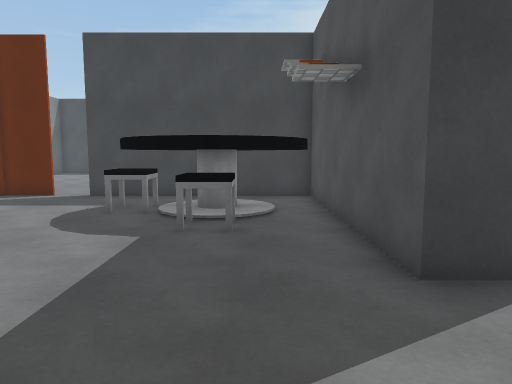
view 1 (above)

21 first-person views from a walk through a 3-D level made in the Unity game engine. The camera is 1.4 m above the floor, tilts 6° down and sees 70° across. The floor is counted in squares, 1 m on a side. Each view is taken from the middle of a square. On the plan, view 1 faces up. The plan holds only what a view shows up to about 16 squares ahead; the rest is blank. The place goes on beyond the plan. Surface patterns are stand-ins for the level's own textures.

view 2
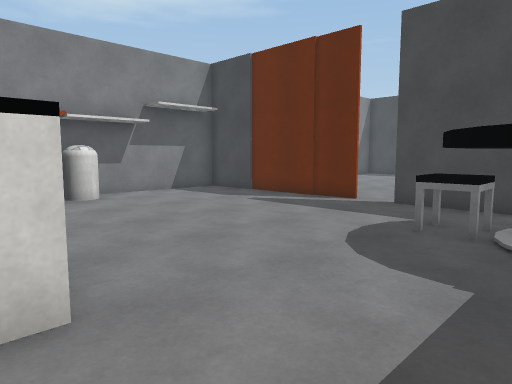

view 3
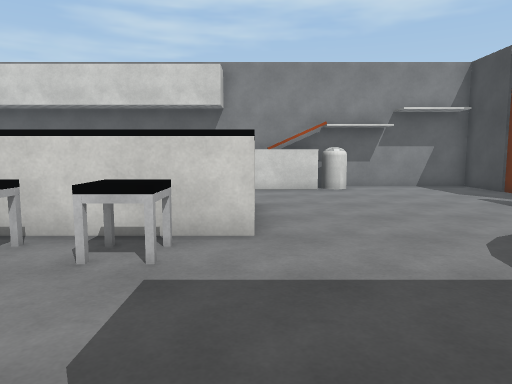

view 4
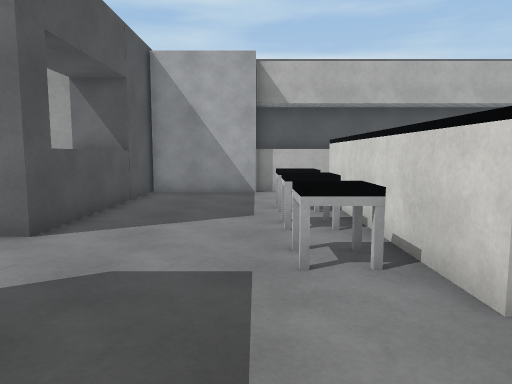

view 5
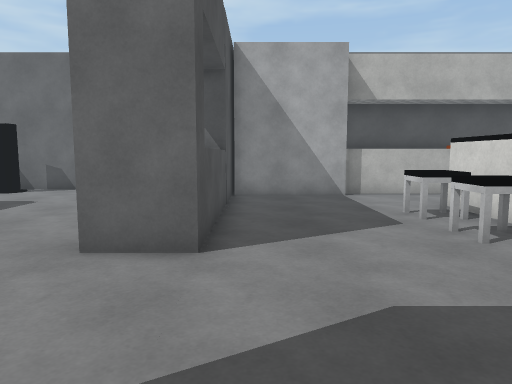

view 6
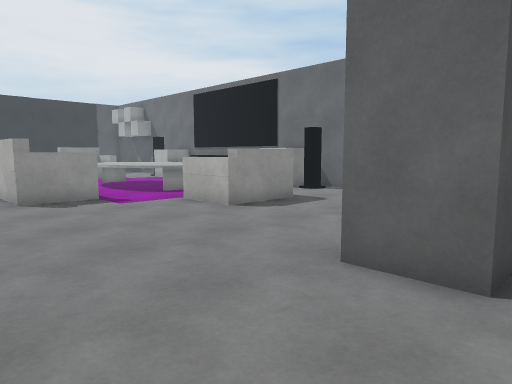

view 7
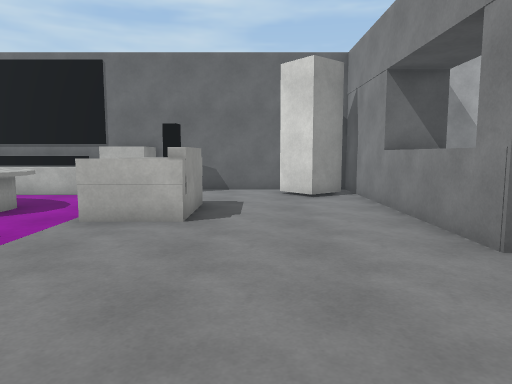

view 8
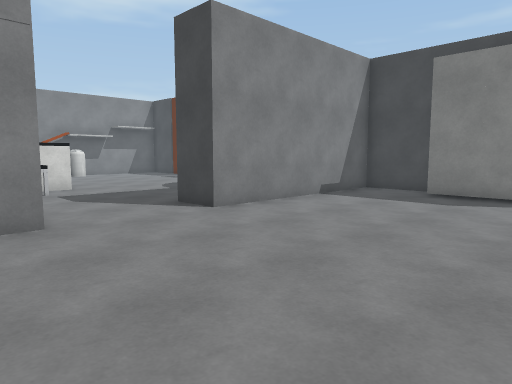

view 9
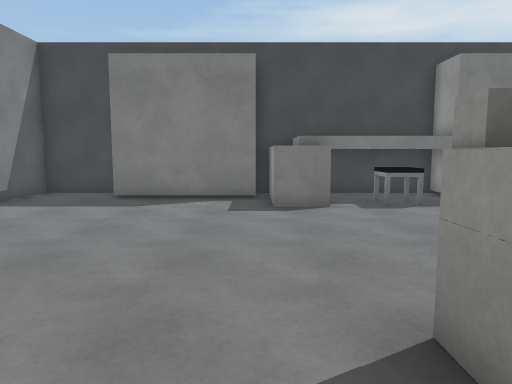

view 10
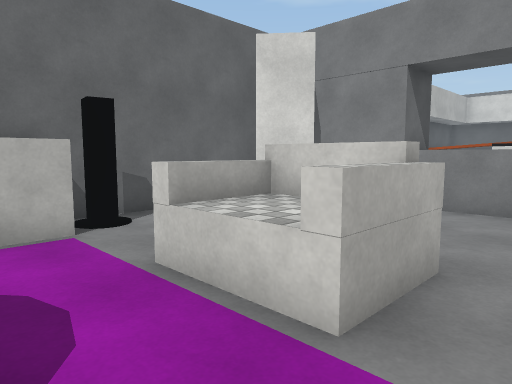

view 11
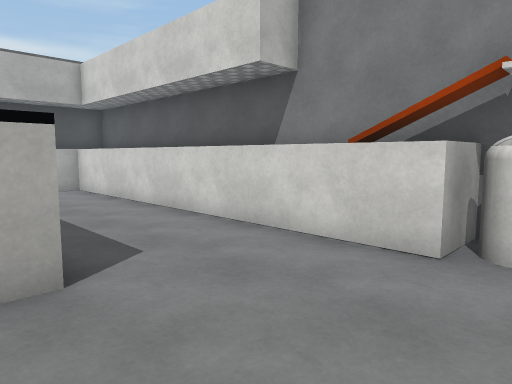

view 12
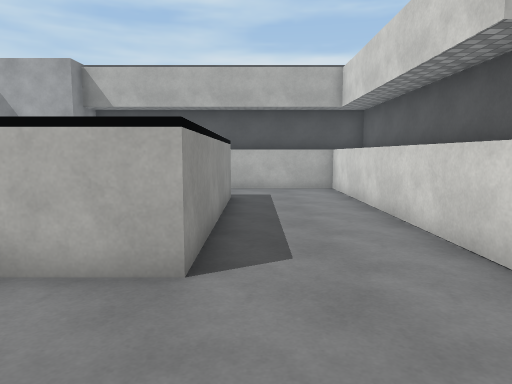

view 13
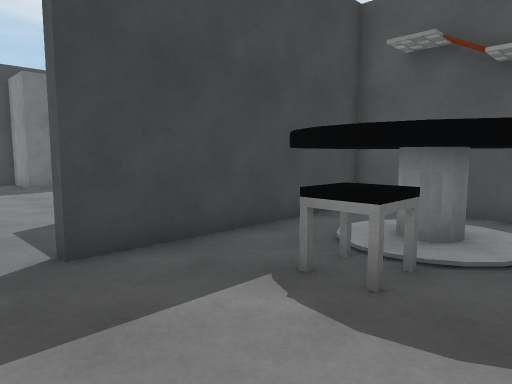

view 14
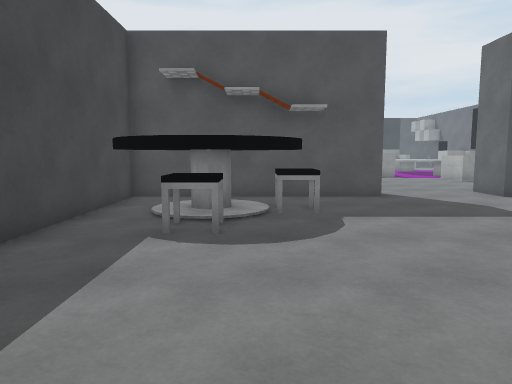

view 15
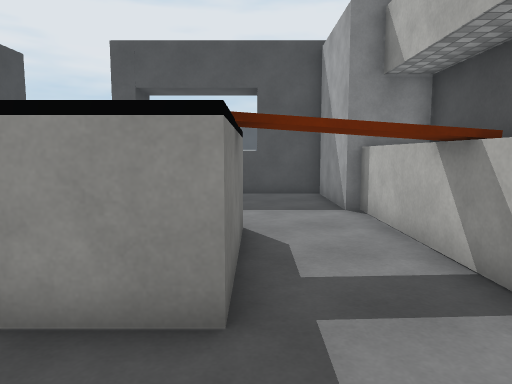

view 16
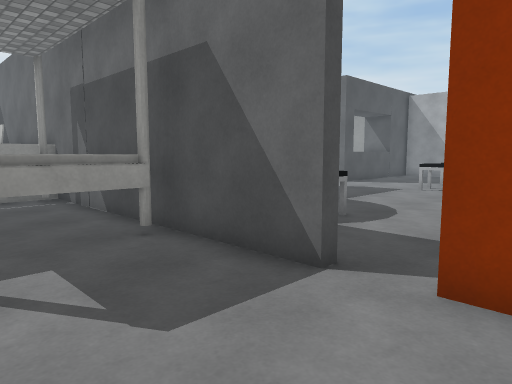

view 17
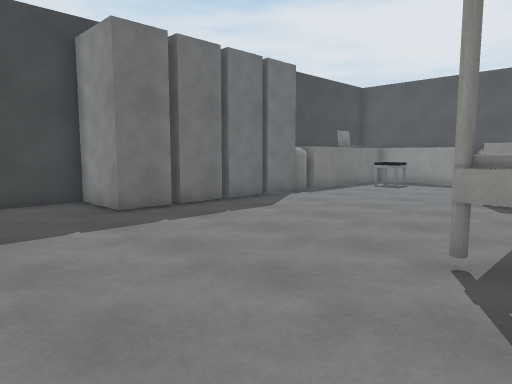

view 18
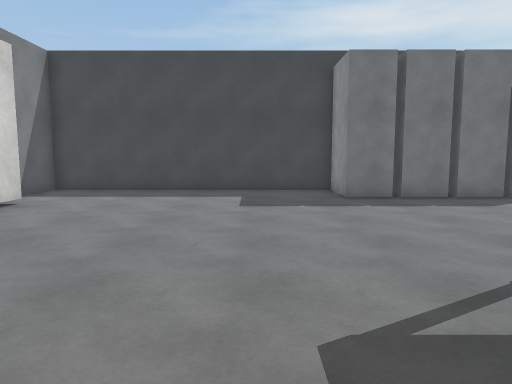

view 19
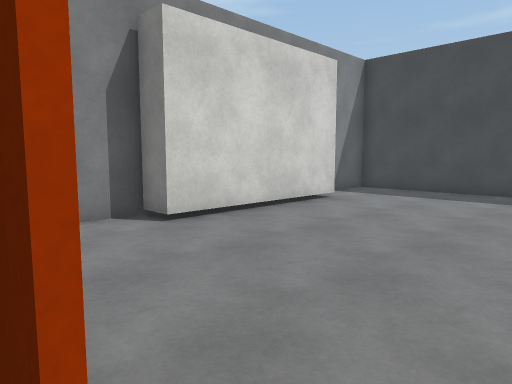

view 20
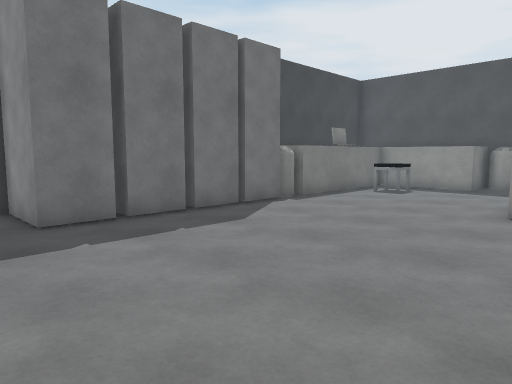

view 21
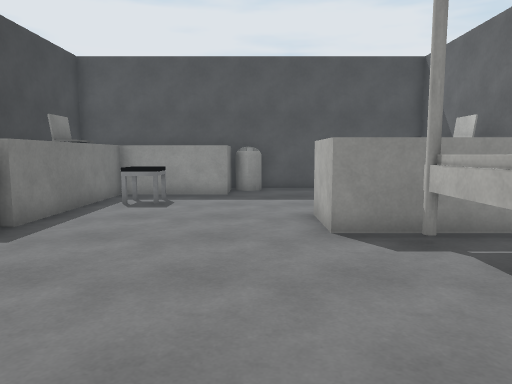

### Floor plan
Key: @ floor where view 1 was taken; # wall or solid block; . floor; ^ raised ledge; T table; B block; S sofa; C cylinder; O other object.
Columns run from 14 left of view 1 to 13 right of it. Each row starts with its distance up from view 1.
 26 ############
 25 #..........#      C
 24 #..........#######C#######
 23  ......................O.#
 22  #....................OO.#
 21  #.......................#
 20  #.......................###
 19  #........................C#
 18  #.................##......#
 17  #................##  .....#
 16 ##..........C^^^^^C
 15 #...........^^    #
 14  ...........^^    #
 13     ........C^^^^^C
 12 ########.############B  B##
 11 #...........TTT.##...BBBBB#
 10 #..........O.T.T##........##
  9 #..........O.T.T##........##
  8 #..........T...T##..........
  7 #O..........TOO.##..........
  6 #OO.............##..........
  5 ###.............##..........
  4 ###.............##..........
  3 ###...^^^^#.................
  2 ###...^   ^O...............#
  1 ###...^   OO..............#^
  0 ###...^   ^...@.^^........#
 -1 ###...^   OO....^^..........
 -2 ###...^   ^.....^^..........
 -3 ###...^   OO....^^.....SSS.^
 -4 ###...^   ^O....^^.....SSS.^
 -5 ###...^^^^......^^.....SSS.^
 -6 ###....# .......##..........
 -7 ###....# ...####^#.B........
 -8   ###########   ^^BBB...OBB^
 -9         #####   #^########B^

Positions as (right, up) in squares from view 1, and headings:
1: (0, 0), facing up
2: (-1, 2), facing up-left
3: (2, 3), facing left
4: (-2, 6), facing down
5: (1, 5), facing down
6: (1, 4), facing down-right
7: (7, 5), facing down
8: (11, -2), facing up-left
9: (11, -1), facing up
10: (13, -1), facing down-left
11: (-7, 7), facing down-left
12: (-9, 7), facing down
13: (-7, 7), facing up-right
14: (-10, 8), facing right
15: (-11, -5), facing right
16: (-8, 16), facing down-right
17: (-7, 15), facing up-right
18: (-6, 12), facing up
19: (-6, 12), facing up-left
20: (-5, 16), facing up-right
21: (-2, 19), facing right
